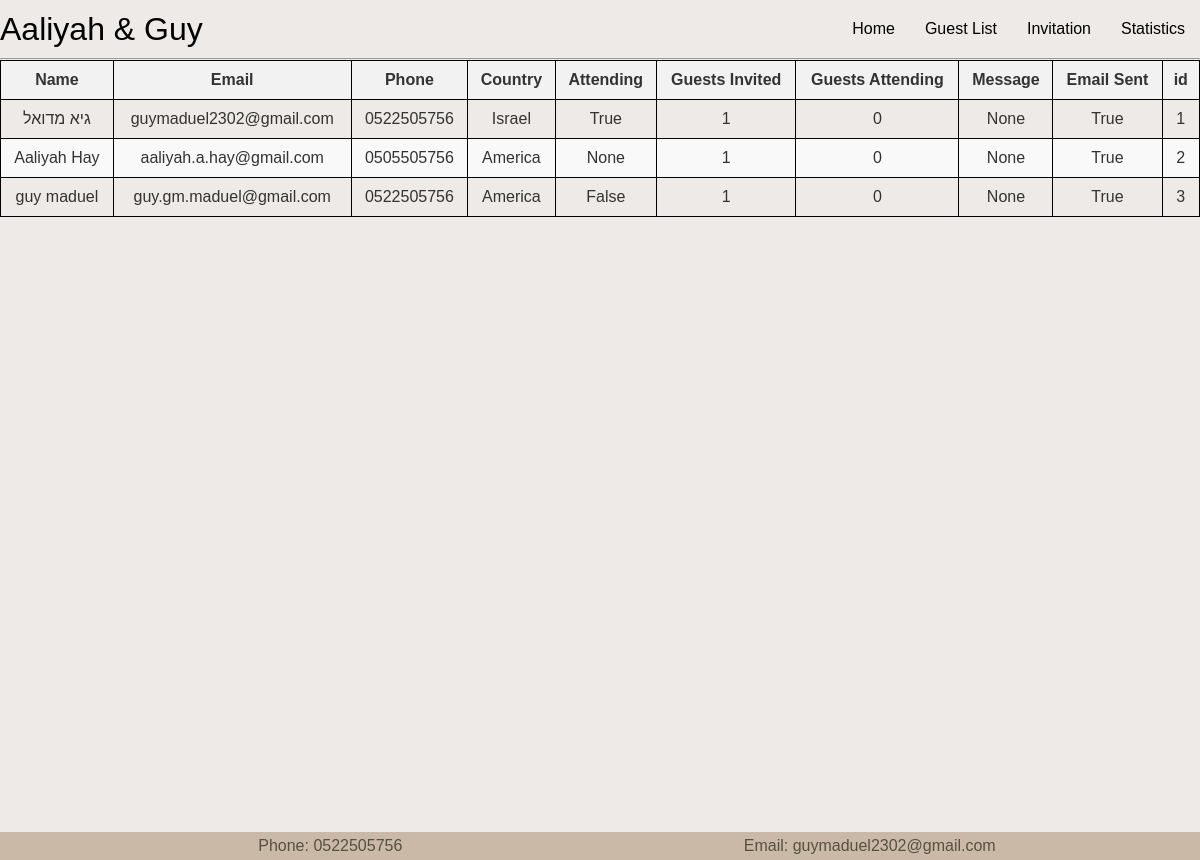
Page /guests/ on the earlier database version.
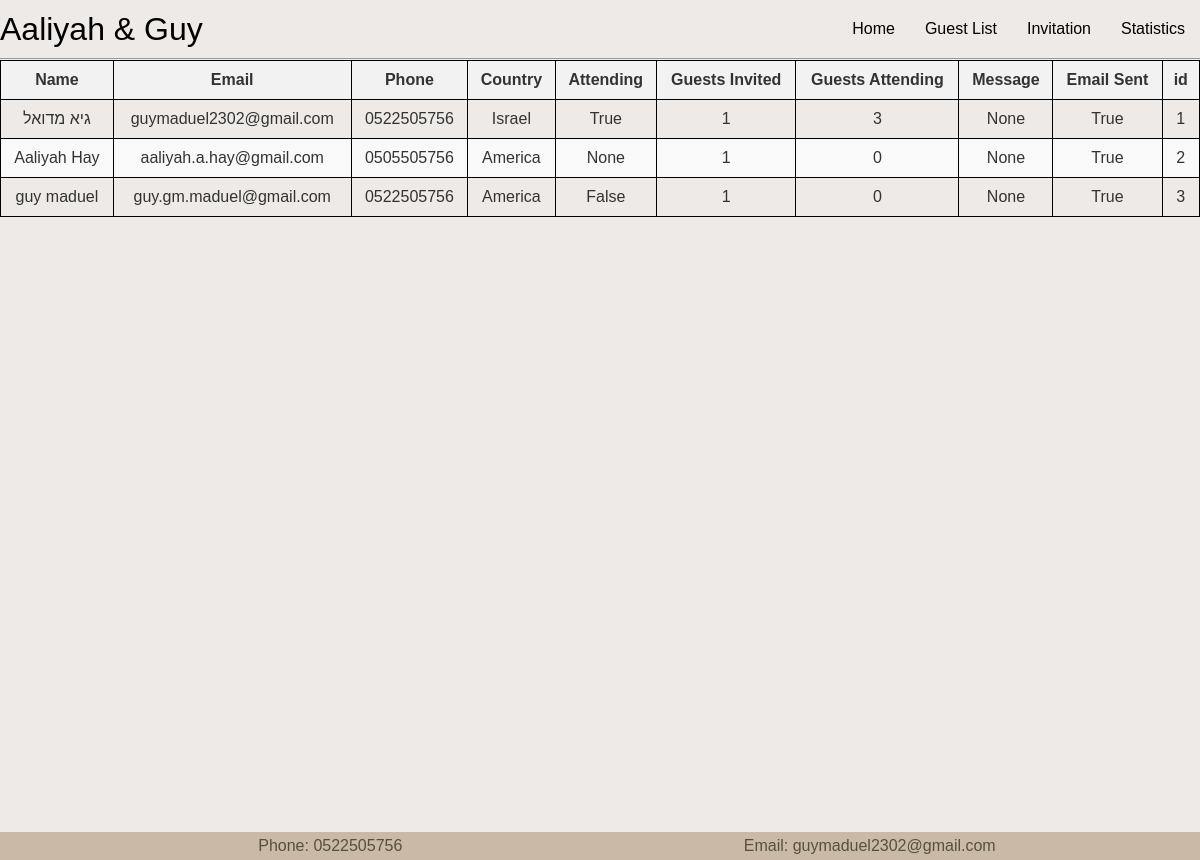
Same page on the later database version.
### main/models.py (models this page shows, shortened)
class Guest(models.Model):
    guest_list = models.ForeignKey(GuestList, on_delete=models.CASCADE, related_name="guests")
    name = models.CharField(max_length=200)
    email = models.EmailField()
    phone = models.CharField(max_length=15)
    country = models.CharField(max_length=100)
    attending = models.BooleanField(blank=True, null=True)  # Allow NULL values
    number_of_guests_invited = models.IntegerField(default=0)
    number_of_guests_attending = models.IntegerField(default=0)
    message = models.TextField(blank=True, null=True)  # Allow NULL values
    email_sent = models.BooleanField(default=False)  # New field
    identification = models.IntegerField(unique=True, null=True, blank=True)  # New field

### main/views.py (the view)
# urls.py: path('guests/', views.guest_list, name='guest_list'),
@never_cache
def guest_list(request):
    guests = Guest.objects.all()
    logger.info(f"Fetched {len(guests)} guests")
    for guest in guests:
        logger.info(f"Guest: {guest.name}, Attending: {guest.attending}, Guests Attending: {guest.number_of_guests_attending}")
    return render(request, 'main/guest_list.html', {'guests': guests, 'show_navbar': True})

### main/templates/main/guest_list.html
{% extends 'main/base.html' %}
{% load static %}
{% block content %}
<link rel="stylesheet" type="text/css" href="{% static 'css/guest_list.css' %}">
<table>
    <thead>
        <tr>
            <th>Name</th>
            <th>Email</th>
            <th>Phone</th>
            <th>Country</th>
            <th>Attending</th>
            <th>Guests Invited</th>
            <th>Guests Attending</th>
            <th>Message</th>
            <th>Email Sent</th>
            <th>id</th>
        </tr>
    </thead>
    <tbody>
        {% for guest in guests %}
        <tr>
            <td>{{ guest.name }}</td>
            <td>{{ guest.email }}</td>
            <td>{{ guest.phone }}</td>
            <td>{{ guest.country }}</td>
            <td>{{ guest.attending }}</td>
            <td>{{ guest.number_of_guests_invited }}</td>
            <td>{{ guest.number_of_guests_attending }}</td>
            <td>{{ guest.message }}</td>
            <td>{{ guest.email_sent }}</td>
            <td>{{ guest.identification }}</td>
        </tr>
        {% endfor %}
    </tbody>
</table>
{% endblock %}

Differences in the rows shown:
changed Guest "גיא מדואל": number_of_guests_attending "0" → "3"
